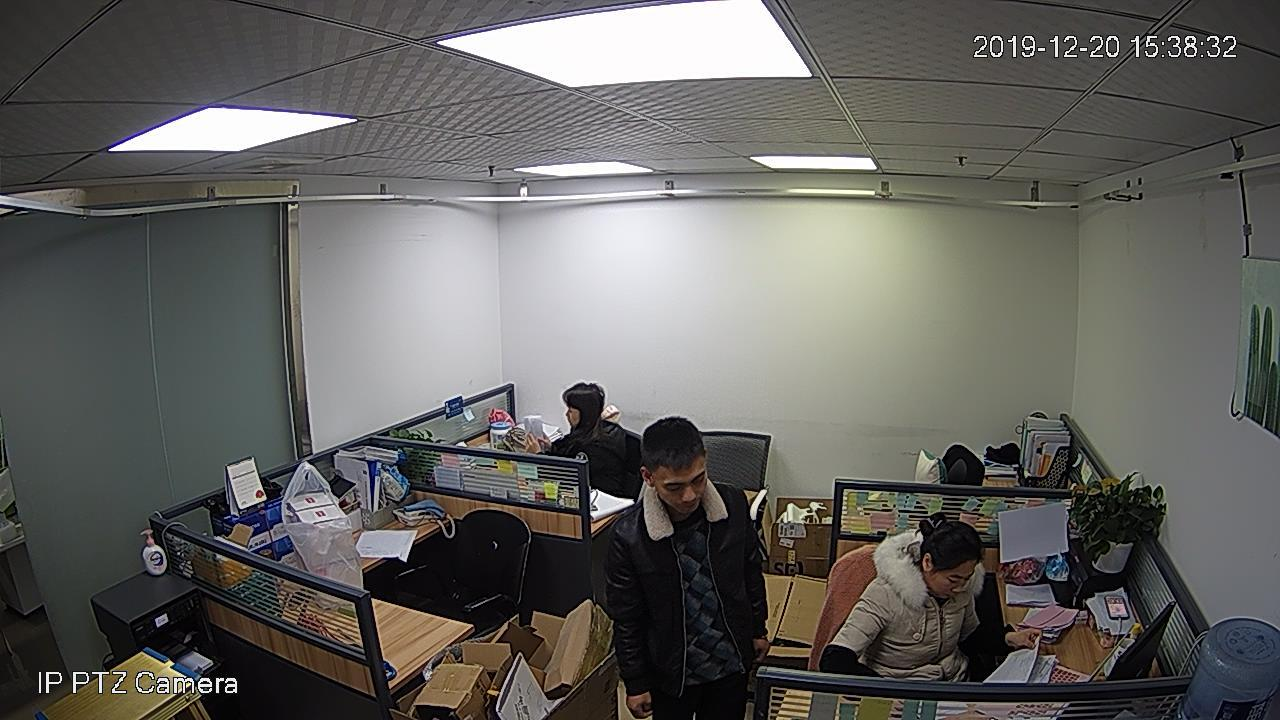
//> input picture AI-picture_test-4.3/picture/1.jpg, 1280 x 720 px, given in place of the camera
$ ./color   (built with g++ and OpenCV 4)
//> lines starting //> are read from the running program, lines starting //| are printed output that depends on the picture; after the words box and inside, x2 and y2 are one past the last pixel; in counts of white or black regions, pixels touching at a corner belong together
### AI-color/demo/color.h
#ifndef _COLOR_H
#define _COLOR_H
#include <stdio.h>
#include <iostream>
#include <opencv4/opencv2/imgproc/imgproc.hpp>
#include <opencv4/opencv2/highgui/highgui.hpp>
#include <opencv4/opencv2/opencv.hpp>
#include <opencv4/opencv2/highgui/highgui_c.h>
#include <string.h>
#include <stdio.h>

using namespace cv;
using namespace std;

Mat colorDetection(Mat imgOriginal);
Mat characterDetection(Mat frame);
Scalar getMSSIM(Mat  inputimage1, Mat inputimage2);
unsigned int ahash(Mat src1,Mat src2 );
Mat qrcode(Mat img);

#endif

### AI-color/demo/color.cpp
#include "color.h"
#include <unistd.h>

#define SHOW 1
/*****
 *      黑      灰      白      红       橙      黄     绿      青      蓝      紫
LowH    0       0       0      0/156    11     26     35      78     100     125
HighH   180     180     180    10/180   25     34     77      99     124     155
LowS    0       0       0      43       43     43
HighS   255     43      30     255      255    255
LowV    0       46      221    46       46     46
HighV   46      220     255    255      255    255

*****/
int iLowH = 0;
int iHighH = 180;

int iLowS = 0;
int iHighS = 30;

int iLowV = 221;
int iHighV = 255;

Mat  output2;

int main( int argc, char** argv )
{
    VideoCapture cap(0); //capture the video from web cam

    if ( !cap.isOpened() )  // if not success, exit program
    {
         cout << "Cannot open the web cam" << endl;
         return -1;
    }

    namedWindow("Control", CV_WINDOW_AUTOSIZE); //create a window called "Control"

    //Create trackbars in "Control" window
    cvCreateTrackbar("LowH", "Control", &iLowH, 179); //Hue (0 - 179)
    cvCreateTrackbar("HighH", "Control", &iHighH, 179);

    cvCreateTrackbar("LowS", "Control", &iLowS, 255); //Saturation (0 - 255)
    cvCreateTrackbar("HighS", "Control", &iHighS, 255);

    cvCreateTrackbar("LowV", "Control", &iLowV, 255); //Value (0 - 255)
    cvCreateTrackbar("HighV", "Control", &iHighV, 255);

    //Mat src_img_dect = cv::imread(argv[1]);
    //imshow("lib",src_img_dect);

    while (true)
    {
        Mat imgOriginal;

        bool bSuccess = cap.read(imgOriginal); // read a new frame from video
//> imgOriginal is the input picture: 720 rows x 1280 cols, CV_8UC3; mean B, G, R 95.6, 98.9, 99.9

        if (!bSuccess) //if not success, break loop
        {
            cout << "Cannot read a frame from video stream" << endl;
            break;
        }
        // 生成分割处理后的图片
        Mat output = colorDetection(imgOriginal);

        // 图片目标识别
        if(!output.empty())
        {
            qrcode(output);

            Mat output1 = characterDetection(output);
            cv::imwrite("output1.jpg",output1);
            output1 = imread("output1.jpg");
        }

        if(!output2.empty())
        {
            resize(output2,output2,Size(100,100));
            cv::imwrite("output2.jpg",output2);
            output2 = imread("output2.jpg");
        }

        char key = (char) waitKey(300);
        if(key == 27)
            break;
    }
    return 0;
}

Mat colorDetection(Mat imgOriginal)
{

    Mat imgHSV;
    vector<Mat> hsvSplit;
    cvtColor(imgOriginal, imgHSV, COLOR_BGR2HSV); //Convert the captured frame from BGR to HSV
//> imgHSV: 720 rows x 1280 cols, CV_8UC3; mean H, S, V 72.5, 38.2, 103.1

    //因为我们读取的是彩色图，直方图均衡化需要在HSV空间做
    split(imgHSV, hsvSplit);
    equalizeHist(hsvSplit[2],hsvSplit[2]);
    merge(hsvSplit,imgHSV);
//> imgHSV: 720 rows x 1280 cols, CV_8UC3; mean H, S, V 72.5, 38.2, 128.1
    Mat imgThresholded;
    // Red 156 180 43 255 46 255
    inRange(imgHSV, Scalar(iLowH, iLowS, iLowV), Scalar(iHighH, iHighS, iHighV), imgThresholded); //Threshold the image
//> imgThresholded: 720 rows x 1280 cols, CV_8UC1; 12.6% white; 492 white regions (428 under 20 px), largest, box (x1, y1, x2, y2) and area: (370, 202, 864, 442) 77251, (437, 0, 812, 87) 21118, (110, 108, 357, 151) 6008
    //inRange(imgHSV, Scalar(156, 43, 46), Scalar(180, 255, 255), imgThresholded);

    //开操作 (去除一些噪点)
    Mat element = getStructuringElement(MORPH_RECT, Size(5, 5));
    morphologyEx(imgThresholded, imgThresholded, MORPH_OPEN, element);

    //闭操作 (连接一些连通域)
    morphologyEx(imgThresholded, imgThresholded, MORPH_CLOSE, element);
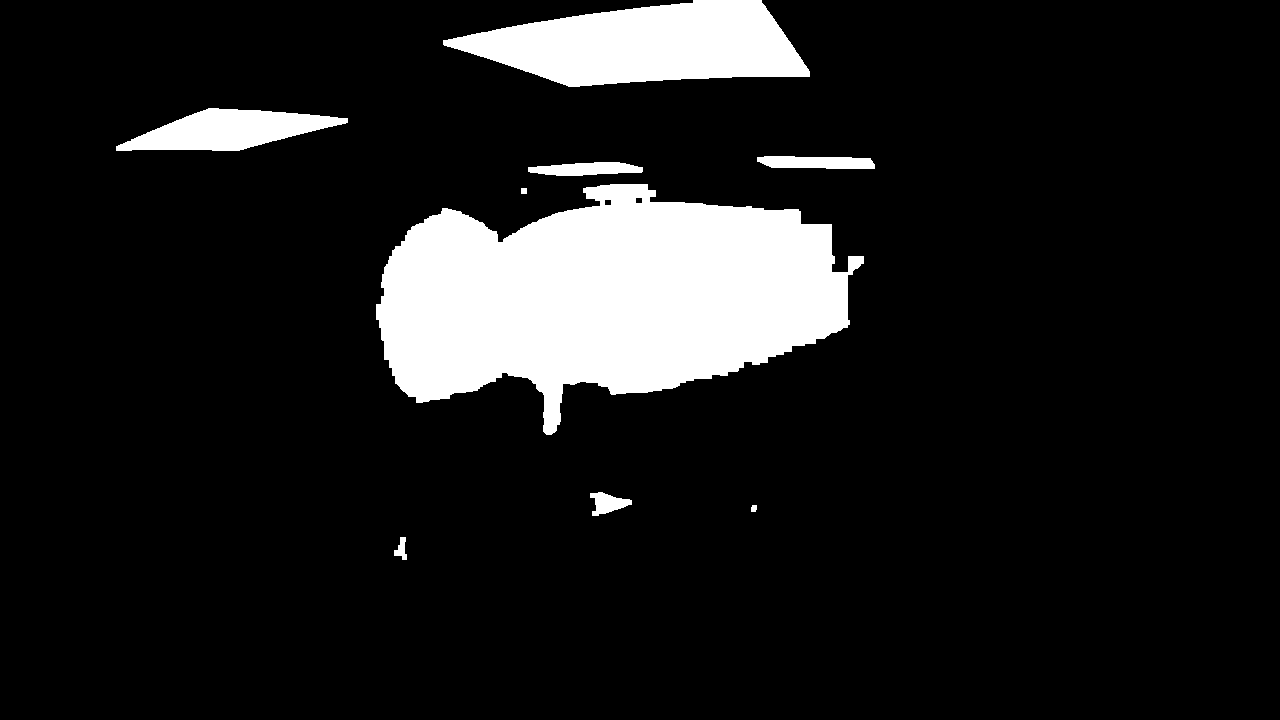
//> imgThresholded: 720 rows x 1280 cols, CV_8UC1; 11.7% white; 9 white regions

    //边沿检测，检测最外层轮廓
    vector<vector<Point>> contours;
    vector<Vec4i> hierarcy;
    findContours(imgThresholded, contours, hierarcy, RETR_EXTERNAL, CHAIN_APPROX_NONE);
//> contours = 9 contours; largest, box (x1, y1, x2, y2) and area: (376, 184, 864, 435) 76398, (443, 0, 810, 87) 20756, (116, 108, 348, 151) 5728, (757, 156, 875, 169) 1166, (528, 162, 643, 176) 1056

    vector<Rect> boundRect(contours.size()); //定义外接矩形集
    int x0=0, y0=0, w0=0, h0=0;
    Mat output;
    for(int i=0; i<contours.size(); i++)
    {
        boundRect[i] = boundingRect((Mat)contours[i]); //查找每个轮廓的外接矩形

        x0 = boundRect[i].x;  //获得第i个外接矩形的左上角的x坐标
        y0 = boundRect[i].y; //获得第i个外接矩形的左上角的y坐标
        w0 = boundRect[i].width; //获得第i个外接矩形的宽度
        h0 = boundRect[i].height; //获得第i个外接矩形的高度
        //筛选  去除边框检测矩形
        if(w0>30 && h0>30)
        {
            rectangle(imgOriginal, Point(x0, y0), Point(x0+w0, y0+h0), Scalar(0, 255, 0), 2, 8); //绘制第i个外接矩形
            output = imgOriginal(boundRect[i]);
            output2 = imgThresholded(boundRect[i]);
#if SHOW
            imshow("output", output);
#endif
        }
    }
//> this loop made 9 passes
//> (x0, y0, w0, h0) on passes 1 to 9: (394, 537, 13, 23), (751, 505, 6, 7), (590, 492, 42, 24), (521, 188, 6, 6), (376, 184, 488, 251), (528, 162, 115, 14), (757, 156, 118, 13), (116, 108, 232, 43), (443, 0, 367, 87)
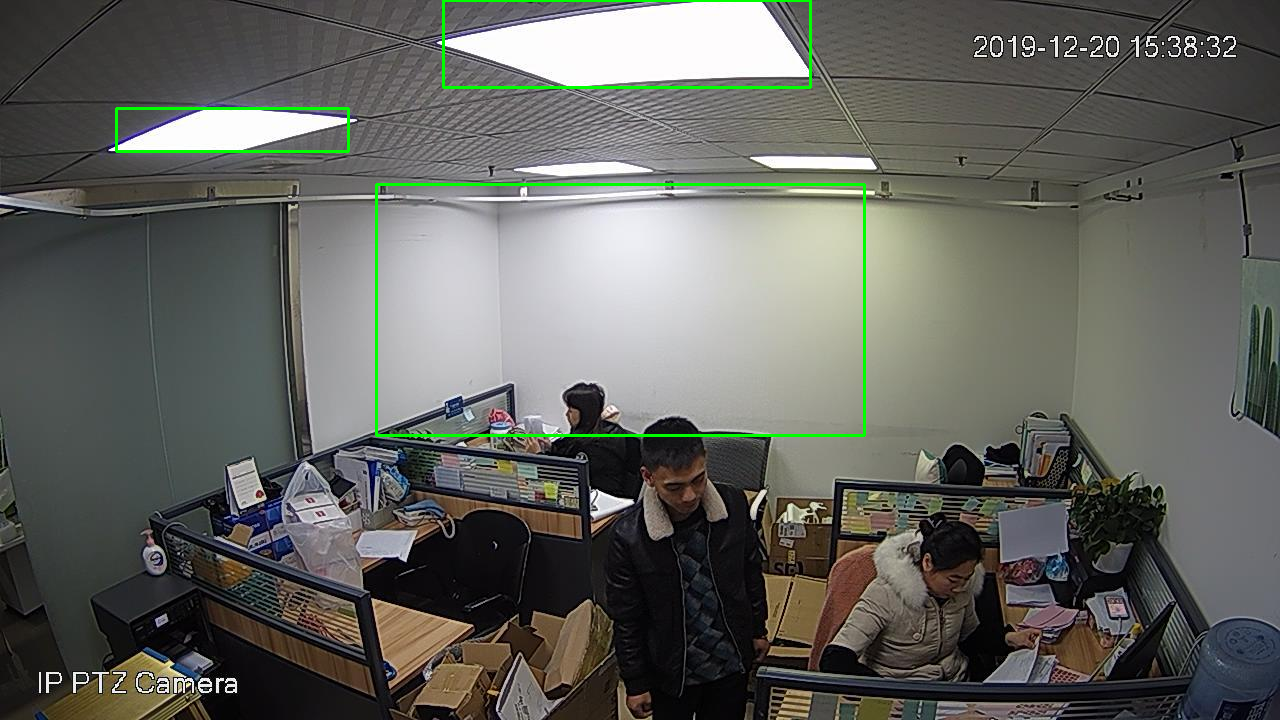
//> imgOriginal: 720 rows x 1280 cols, CV_8UC3; 0.91% of pixels changed, all inside (x1, y1, x2, y2) = (115, 0, 866, 437)
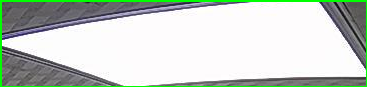
//> output: 87 rows x 367 cols, CV_8UC3; mean B, G, R 198.4, 206.5, 197.3
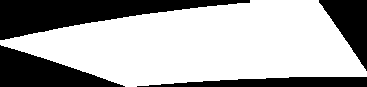
//> output2: 87 rows x 367 cols, CV_8UC1; 66.2% white; 4 black regions, box (x1, y1, x2, y2) and area: (0, 0, 250, 40) 4658, (0, 45, 125, 87) 2748, (319, 0, 367, 71) 1737, (137, 77, 367, 87) 1646
//> in qrcode, `string str = QRdetecter.detectAndDecode(img, list, res);`: str = ""
#if SHOW
    imshow("Thresholded Image", imgThresholded); //show the thresholded image
    imshow("Original", imgOriginal); //show the original image
#endif
    return output;
}

Mat characterDetection(Mat frame)
{
    Mat input = frame.clone();

    resize(input, input, Size(100, 100));

    Mat imgHSV;
    vector<Mat> hsvSplit;
    cvtColor(input, imgHSV, COLOR_BGR2HSV); //Convert the captured frame from BGR to HSV
//> imgHSV: 100 rows x 100 cols, CV_8UC3; mean H, S, V 118.5, 18.6, 209.7

    //因为我们读取的是彩色图，直方图均衡化需要在HSV空间做
    split(imgHSV, hsvSplit);
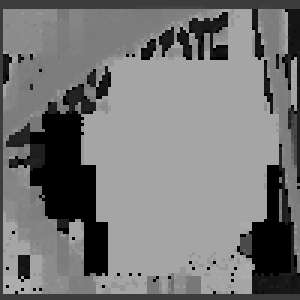
//> hsvSplit[0]: 100 rows x 100 cols, CV_8UC1 (shown 3 times larger); min 0, max 174, mean 118.5
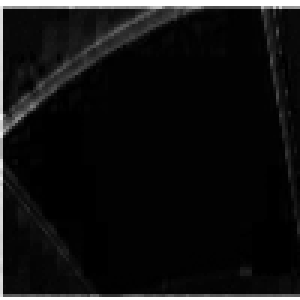
//> hsvSplit[1]: 100 rows x 100 cols, CV_8UC1 (shown 3 times larger); min 0, max 255, mean 18.6
//> hsvSplit[2]: 100 rows x 100 cols, CV_8UC1
    equalizeHist(hsvSplit[2],hsvSplit[2]);
    merge(hsvSplit,imgHSV);
//> imgHSV: 100 rows x 100 cols, CV_8UC3; mean H, S, V 118.5, 18.6, 154.8
    Mat imgThresholded;

    //inRange(imgHSV, Scalar(iLowH, iLowS, iLowV), Scalar(iHighH, iHighS, iHighV), imgThresholded);
    // white 0 180 0 30 221 255
    //inRange(imgHSV, Scalar(0, 0, 221), Scalar(180, 30, 255), imgThresholded); //Threshold the image
    // (0 20 60 90 179 255)
    inRange(imgHSV, Scalar(0, 60, 179), Scalar(20, 90, 255), imgThresholded); //Threshold the image
//> imgThresholded: 100 rows x 100 cols, CV_8UC1; every value is 0
//> in main, `output1 = imread("output1.jpg");`: output1: 100 rows x 100 cols, CV_8UC3; every value is 0
//> in main, `resize(output2,output2,Size(100,100));`:
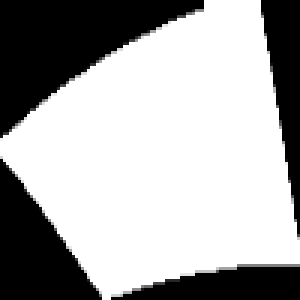
//> output2: 100 rows x 100 cols, CV_8UC1 (shown 3 times larger); min 0, max 255, mean 168.8
//> the Esc key is pressed

    //开操作 (去除一些噪点)
    Mat element = getStructuringElement(MORPH_RECT, Size(5, 5));
    morphologyEx(imgThresholded, imgThresholded, MORPH_OPEN, element);

    //闭操作 (连接一些连通域)
    element = getStructuringElement(MORPH_RECT, Size(5, 5));
    morphologyEx(imgThresholded, imgThresholded, MORPH_CLOSE, element);

    imshow("end",imgThresholded);

    return imgThresholded;
}

// 二维码检测及解析
Mat qrcode(Mat img)
{
	cv::QRCodeDetector QRdetecter;
	std::vector<cv::Point> list;
	cv::Mat  res;
    string str = QRdetecter.detectAndDecode(img, list, res);
    if(str != "")
    printf("test1：%s\n", str.c_str());
	return res;
}
